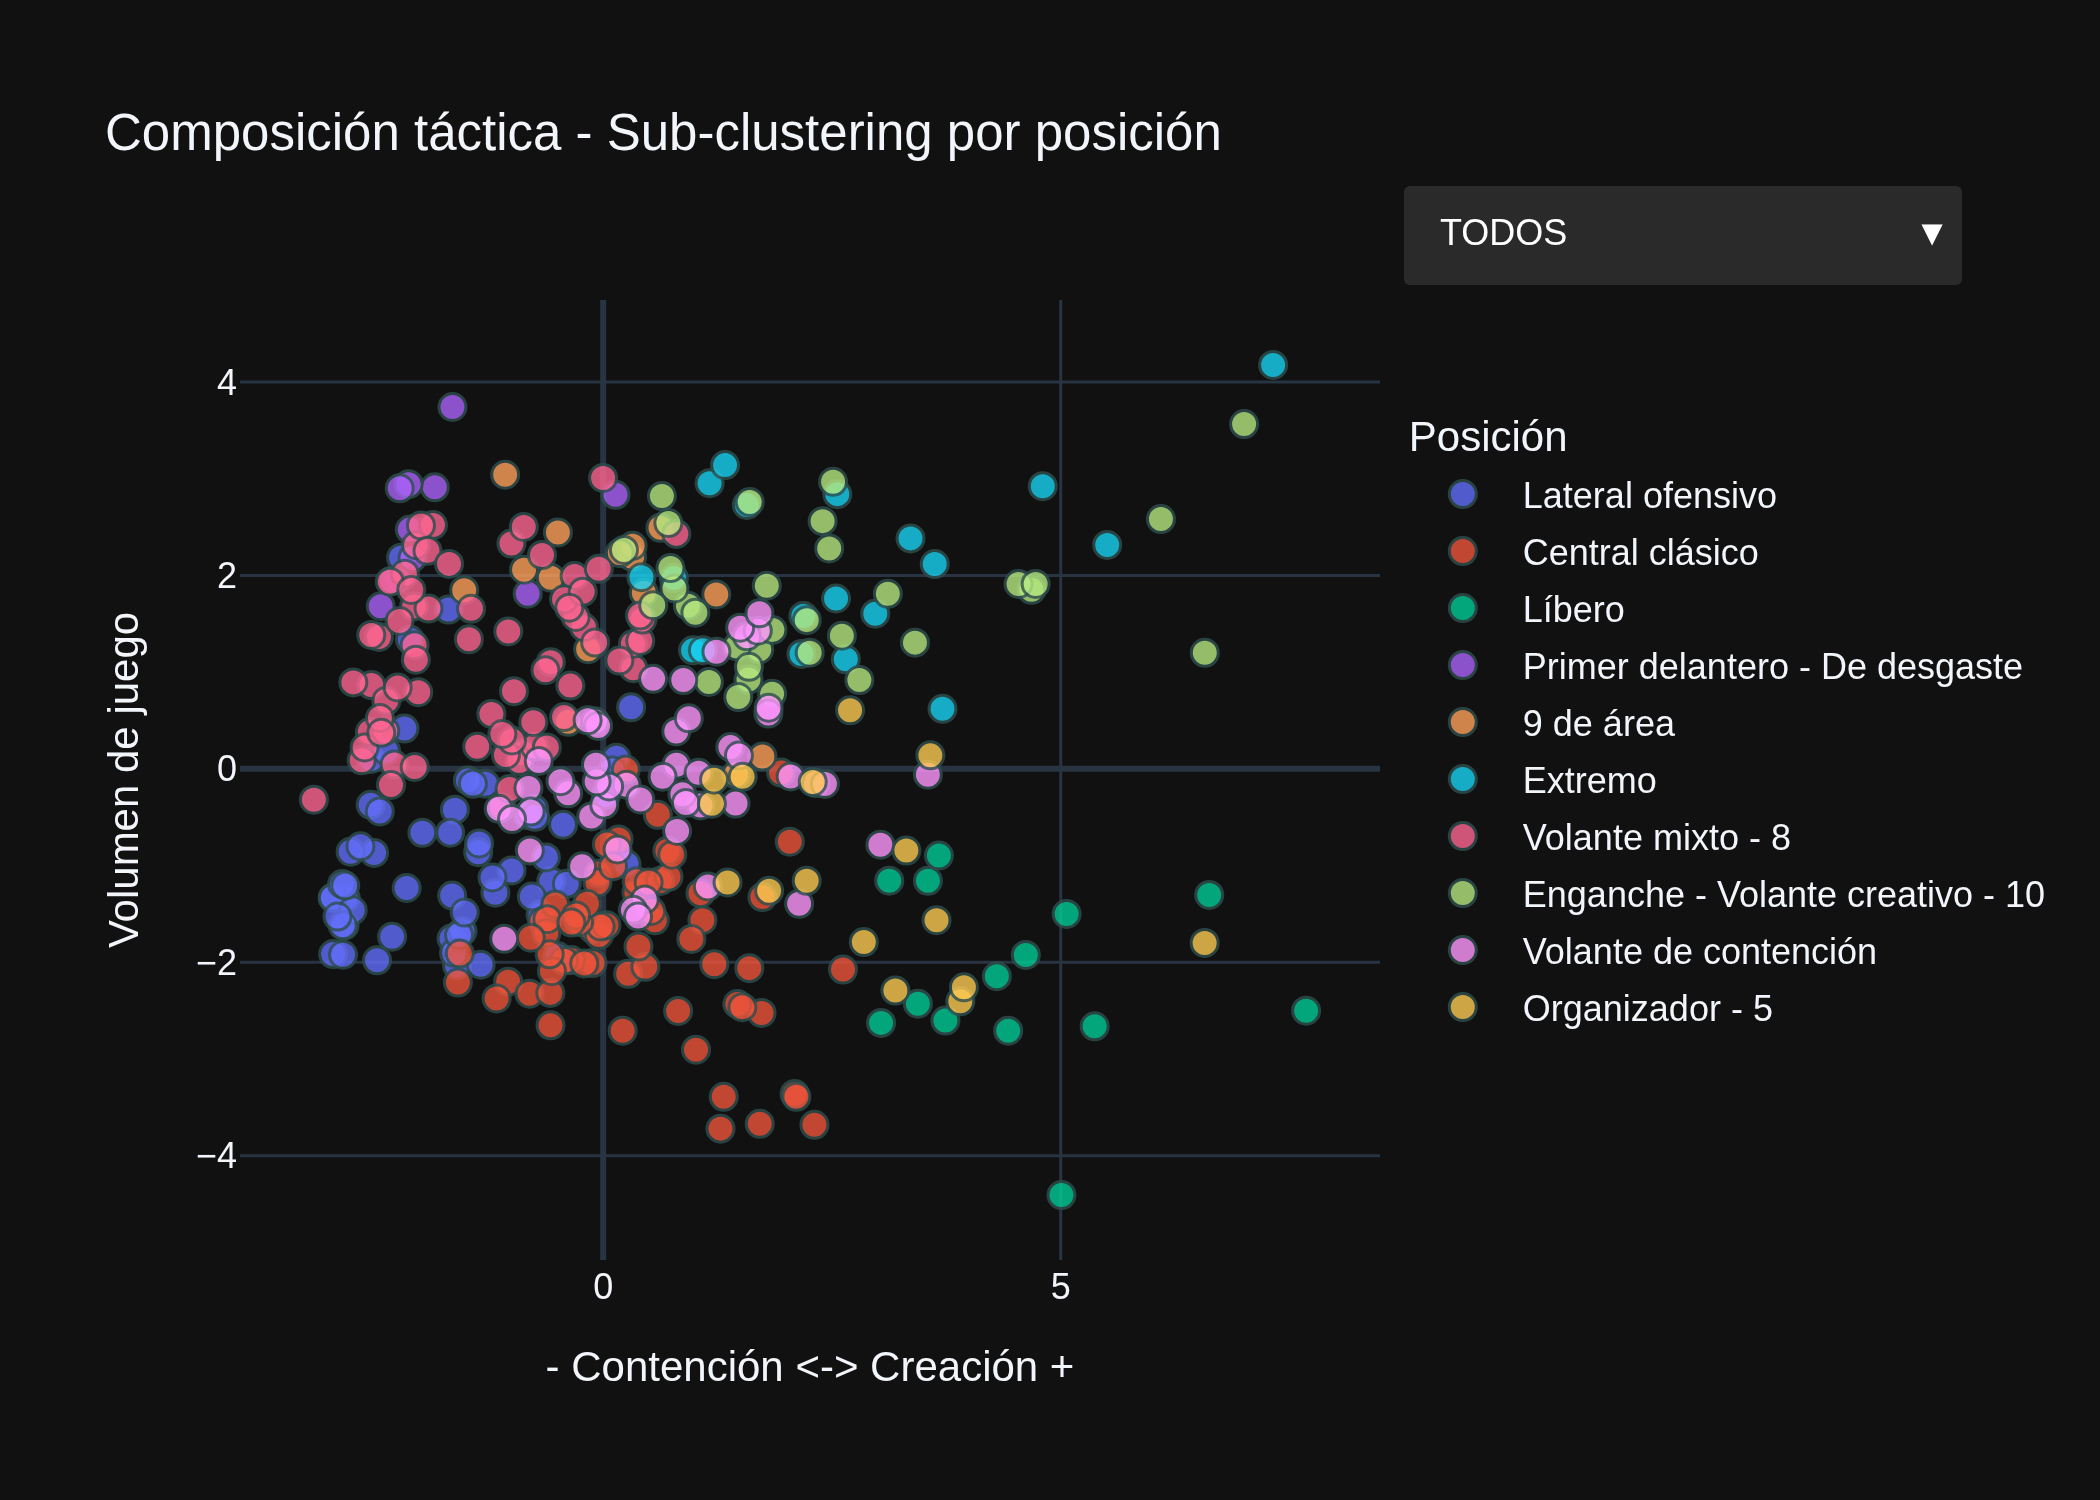

The Python source for this figure:
import requests
import pandas as pd
import plotly.express as px
from sklearn.preprocessing import StandardScaler
from sklearn.decomposition import PCA
from sklearn.cluster import KMeans

print("Conectando con la API...")

url = "http://host.docker.internal:8080/players"
respuesta = requests.get(url)

if respuesta.status_code == 200:
    print("Datos obtenidos")
    datos_json = respuesta.json()

    df = pd.json_normalize(datos_json)
    df.rename(columns={'team.name': 'club'}, inplace=True)

    df = df[df['minPlayed'] > 500].copy()
    print(f"Analizando {len(df)} jugadores (>500min jugados)...")

    tactic_vars = [
        'touches', 'passesCompleted', 'succfThirdPasses', 'progCarries', 
        'carriesEWChance', 'shots', 'crosses', 'interceptions', 'tackles', 
        'blocks', 'clearances', 'groundDuelsWon', 'aerialDuelsWon', 'fouls'
    ]

    for var in tactic_vars:
        df[var + '_p90'] = (df[var] / df['minPlayed']) * 90

    variables_p90 = [var + '_p90' for var in tactic_vars]

    df['perfil'] = 'No analizado'

    # arquetipo por posición - k_clusters
    subarq = {'DEF': 3, 'MID': 4, 'FW': 3}

    print("--- Iniciando análisis por subarquetipos ---")

    for pos, k_clusters in subarq.items():
        print(f"\n>> Analizando la posición asociada: {pos}")
        
        # divido jugadores por posición
        mask = df['position'].str.contains(pos, na=False)
        sub_df = df[mask].copy()
        
        if sub_df.empty:
            continue
            
        scaler_pos = StandardScaler()
        X_sub = scaler_pos.fit_transform(sub_df[variables_p90])
        
        kmeans = KMeans(n_clusters=k_clusters, random_state=42, n_init='auto')
        sub_df['cluster_id'] = kmeans.fit_predict(X_sub)
        
        # todo esto es principalmente utilizado para clasificar los subarquetipos con algún nombre
        resumen = sub_df.groupby('cluster_id')[variables_p90].mean()
        
        # extraigo la matriz de desvíaciones respecto al prom general
        centroid = kmeans.cluster_centers_

        for cluster_id in range(k_clusters):
            cantidad = len(sub_df[sub_df['cluster_id'] == cluster_id])
            
            # guardo las variables más representativas de cada arquetipo ★
            centroid_dic = pd.Series(centroid[cluster_id], index=variables_p90)
            top_rasgos = centroid_dic.nlargest(4).index

            conj_tactico = " + ".join([rasgo.replace('_p90','') for rasgo in top_rasgos])

            etiqueta = f"{pos}_tipo_{cluster_id}"
            print(f"[{etiqueta}] -> {cantidad} jugadores | Conjunto táctico: {conj_tactico}")
            
            
            indices = sub_df[sub_df['cluster_id'] == cluster_id].index
            df.loc[indices, 'perfil'] = etiqueta

    print("Generando el gráfico")
    
    # PCA global para obtener los ejes del gráfico
    scaler_global = StandardScaler()
    X_global = scaler_global.fit_transform(df[variables_p90])
    pca = PCA(n_components=2)
    componentes = pca.fit_transform(X_global)
    
    df['eje_X'] = componentes[:, 0]
    df['eje_Y'] = componentes[:, 1]

    # para excluir arqueros
    df_plot = df[df['perfil'] != 'No analizado'].copy()
    df_plot = df_plot.sort_values('perfil')

    dic_nombres = {
        'DEF_tipo_0': 'Lateral ofensivo',
        'DEF_tipo_1': 'Central clásico',
        'DEF_tipo_2': 'Líbero',
        'MID_tipo_0': 'Volante mixto - 8',
        'MID_tipo_1': 'Enganche - Volante creativo - 10',
        'MID_tipo_2': 'Volante de contención',
        'MID_tipo_3': 'Organizador - 5',
        'FW_tipo_0': 'Primer delantero - De desgaste',
        'FW_tipo_1': '9 de área',
        'FW_tipo_2': 'Extremo'
    }

    df_plot['perfil'] = df_plot['perfil'].replace(dic_nombres)

    fig = px.scatter(
        df_plot, 
        x='eje_X', 
        y='eje_Y', 
        color='perfil', 
        hover_name='name', 
        hover_data=['club', 'position'],
        title='Composición táctica - Sub-clustering por posición',
        labels={
            'eje_X': '- Contención <-> Creación +',
            'eje_Y': 'Volumen de juego',
            'perfil': 'Posición'
        },
        template='plotly_dark'
    )
    
    fig.update_traces(marker=dict(size=9, opacity=0.8, line=dict(width=1, color='DarkSlateGrey')))

    # filtro de equipos
    equipos = sorted(df_plot['club'].unique())
    botones_lista = []
    
    botones_lista.append(dict(
        label="TODOS",
        method="restyle",
        args=[{"marker.opacity": 0.8}]
    ))
    
    for equipo in equipos:
        opacidades_por_color = []
        
        for trace in fig.data:
            opacidad = [0.9 if data[0] == equipo else 0.05 for data in trace.customdata]
            opacidades_por_color.append(opacidad)
            
        botones_lista.append(dict(
            label=equipo,
            method="restyle",
            args=[{"marker.opacity": opacidades_por_color}]
        ))

    fig.update_layout(
        updatemenus=[
            dict(
                type="dropdown",
                active=0,
                buttons=botones_lista,
                direction="down",
                showactive=True,
                x=1.02,          
                xanchor="left",
                y=1.12,          
                yanchor="top",
                bgcolor="#2A2A2A",
                bordercolor="#555555",
                font=dict(color="white", size=12)
            )
        ],
        legend=dict(
            y=0.9,
            yanchor="top"
        )
    )

    fig.write_image("clustering_pos.png", scale=3)
    fig.write_html("grafico_clustering_pos.html")

else: 
    print(f"Error con la API. Status code: {respuesta.status_code}")


# ★ - al tener extraida la matriz con las desvíaciones al promedio general (el centroide de cada cluster)
# luego puedo matchearlos con las variables (o rasgos) tácticas con las que entrené al modelo para extraer
# las (en este caso) 4 más representativas
